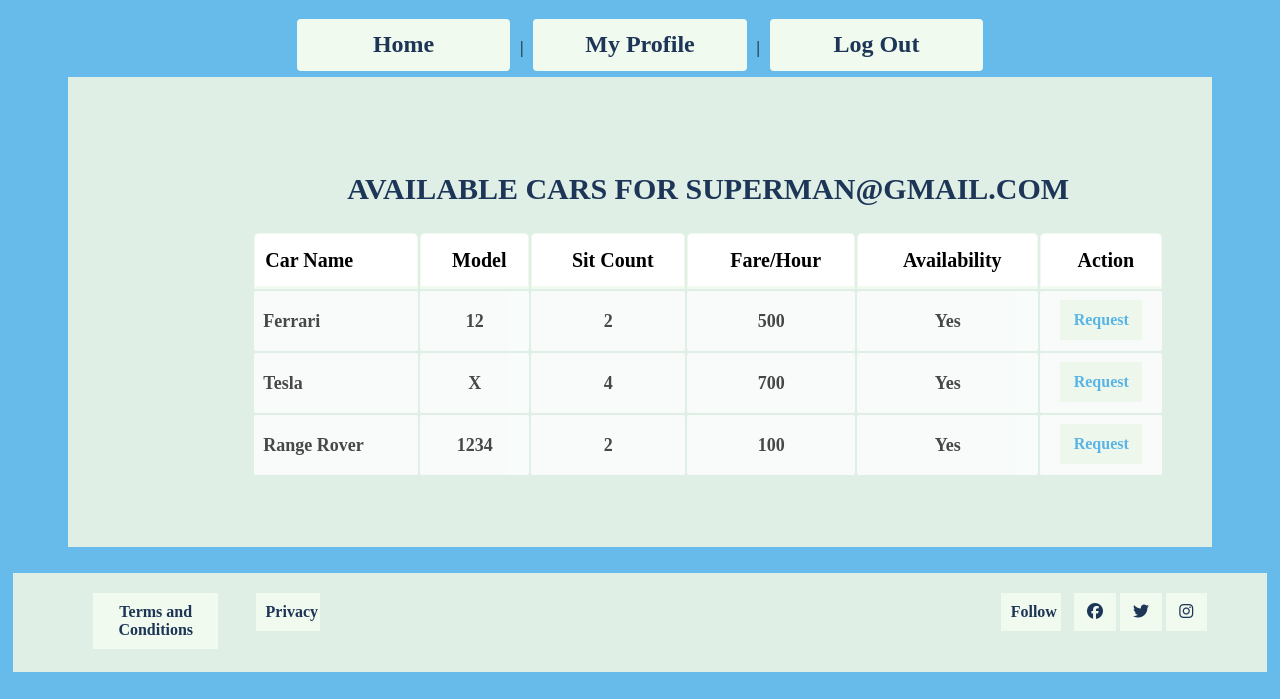
/view/Showcar.php (signed in), run on the app's committed database.
### tables this page shows
CREATE TABLE `car` (
  `car_id` int(20) NOT NULL,
  `carname` text NOT NULL,
  `carmodel` text NOT NULL,
  `sitcount` int(10) NOT NULL,
  `carphoto` longblob NOT NULL,
  `availability` varchar(255) NOT NULL,
  `fareperh` int(20) NOT NULL
);

### View/Showcar.php (the view, shortened to what this page needs)
<?php
 include('../model/db.php');
 ?>
<!DOCTYPE html>
<html lang="en">
<head>
    <link rel="stylesheet" href="../css/mycss.css">
</head>
<body>
    <nav>
        <a href="CustomerHome.php">Home</a> |
        <a href="CustomerProfile.php">My Profile</a> |
        <a href="logout.php">Log Out</a>
    </nav>
    <section class="pad-70 right">
        <div class="container">
            <h1>
                Available Cars For <?php echo $_SESSION['email'] ?>
            </h1>
            <?php
             $connection = new db();
             $conobj = $connection->OpenCon();
             $userQuery = $connection->ShowAvailableCar($conobj, "Car", "Yes");
             if ($userQuery->num_rows > 0) {
                 while ($row = $userQuery->fetch_assoc()) {
                     echo "<table><tr><th>Car Name</th><th>Model</th><th>Sit Count<th>Fare/Hour</th><th>Availability</th><th>Action</th></tr>";
                     while ($row = $userQuery->fetch_assoc()) {
                         echo "<tr><td>" . $row["carname"] . "</td><td>" . $row["carmodel"] . "</td><td>" . $row["sitcount"] . "</td><td>" . $row["fareperh"] . "</td><td>" . $row["availability"] . "</td><td>" . '<a href="Request.php?carname=' . $row["carname"] . '">Request</a>' . "</td></tr>";
                     }
                     echo "</table>";
                 }
             } else {
                 echo "0 results";
             }
             ?>
        </div>
    </section>
    <footer>
        <div class="container footer-wrap">
            <div class="footer-left">
                <ul class="footer-menu">
                    <li><a href="">Terms and Conditions</a></li>
                    <li><a href="">Privacy</a></li>
                </ul>
            </div>
            <div class="footer-right">
                <ul class="footer-menu">
                    <li><a href="">Follow</a></li>
                    <li><a href=""><i class="fab fa-facebook"></i></a></li>
                    <li><a href=""><i class="fab fa-twitter"></i></a></li>
                    <li><a href=""><i class="fab fa-instagram"></i></a></li>
                </ul>
            </div>
        </div>
    </footer>
</body>
</html>
</body>
</html>

### css/mycss.css (style rules this page uses)
body { margin: 1%; background-color: #39a7e6c4; text-align: center; }
h1 { text-align: center; color:#1d3557; font-size: 150%; text-align: center; text-transform: uppercase; font-family: "Times New Roman", Times, serif; }
nav { text-align: center; }
nav a { display: inline-block; text-decoration: none; font-size: 150%; background-color: #f1faee; color: #1d3557; width: 15%; padding: 1%; border-radius: 4px; margin: 6px; }
section { margin: 0 auto; }
.container { width: 1140px; margin: 0 auto; }
.pad-70 { padding: 70px; }
.right { width: 80%; display: inline-block; font-size: 125%; background:#dfefe6; margin-bottom: 2%; text-align: left; font-family: "Times New Roman", Times, serif; }
table { width: 80%; margin: 0 auto; font-size: 100%; font-weight: bold; line-height: 100%; font-family: "Times New Roman", Times, serif; text-align: center; }
tr th { border: 1px solid #f1faee; border-bottom: 3px solid #f1faee; border-radius: 5px 5px 0 0; background: #ffffff; height: 50px; padding-left: 10px; background-color: #ffffff; }
tr td { opacity: 0.8; padding: 1%; background-color: #ffffff; color: #1f1f1f; -webkit-border-radius: 2px; -moz-border-radius: 2px; border-radius: 2px; font-size: 90%; }
tr td:first-child, table tr th:first-child { text-align: left; }
table a { width: 60%; font-size: medium; font-weight: bold; text-decoration: none; background-color: #f1faee; color: #39a7e6; }
a { display: block; background-color: #f1faee; color: #1d3557; text-align: center; padding: 10px 10px; text-decoration: none; margin: auto; margin-bottom: 2%; width: 15%; font-family: "Times New Roman", Times, serif; font-size: 15px; font-weight: 600; }
footer { background-color: #dfefe6; padding: 20px 0; }
.footer-menu { list-style-type: none; margin: 0; padding: 0; overflow: auto; }
.footer-menu li { float: left; margin-right: 10px; }
.footer-menu li a { width: 61%; font-size: medium; font-weight: bold; text-decoration: none; }
.footer-left { float: left; }
.footer-right { float: right; }
.footer-wrap { overflow: auto; }

### data on the page
car: carname "Ferrari", carmodel "12", sitcount "2", fareperh "500", availability "Yes"
car: carname "Tesla", carmodel "X", sitcount "4", fareperh "700", availability "Yes"
car: carname "Range Rover", carmodel "1234", sitcount "2", fareperh "100", availability "Yes"

### other printed values
$_SESSION['email'] "SUPERMAN@GMAIL.COM"
